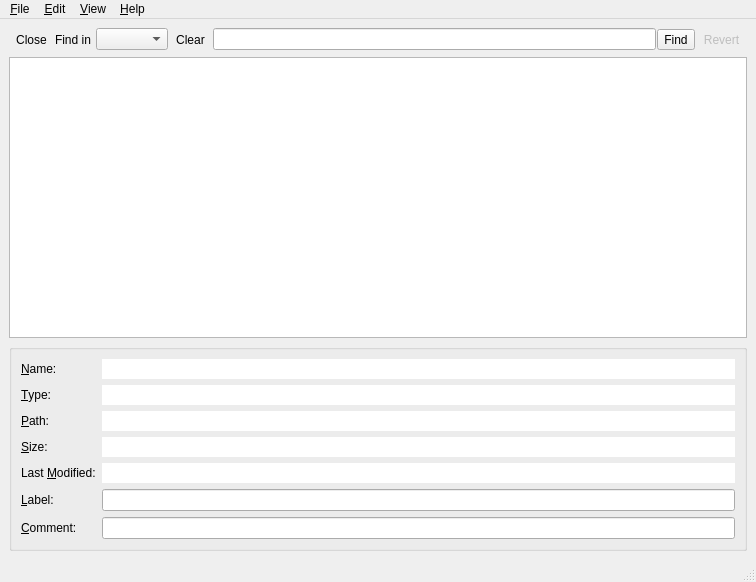
<ui version="4.0" >
 <class>MainWindow</class>
 <widget class="QMainWindow" name="MainWindow" >
  <property name="geometry" >
   <rect>
    <x>0</x>
    <y>0</y>
    <width>756</width>
    <height>582</height>
   </rect>
  </property>
  <property name="windowTitle" >
   <string>CD Silo</string>
  </property>
  <property name="windowIcon" >
   <iconset resource="images/images.qrc" >
    <normaloff>:/images/serpentine.png</normaloff>:/images/serpentine.png</iconset>
  </property>
  <widget class="QWidget" name="centralwidget" >
   <layout class="QVBoxLayout" name="verticalLayout" >
    <item>
     <widget class="QWidget" native="1" name="findBar" >
      <layout class="QHBoxLayout" name="horizontalLayout_3" >
       <property name="spacing" >
        <number>1</number>
       </property>
       <property name="margin" >
        <number>0</number>
       </property>
       <item>
        <widget class="QToolButton" name="closeFindButton" >
         <property name="text" >
          <string>Close</string>
         </property>
         <property name="icon" >
          <iconset resource="images/images.qrc" >
           <normaloff>:/images/dialog_close.png</normaloff>:/images/dialog_close.png</iconset>
         </property>
         <property name="autoRaise" >
          <bool>true</bool>
         </property>
        </widget>
       </item>
       <item>
        <widget class="QLabel" name="label_8" >
         <property name="text" >
          <string>Find in </string>
         </property>
        </widget>
       </item>
       <item>
        <widget class="QComboBox" name="findIdCombo" />
       </item>
       <item>
        <widget class="QStackedWidget" name="findStack" >
         <widget class="QWidget" name="textPage" >
          <layout class="QHBoxLayout" name="horizontalLayout" >
           <property name="spacing" >
            <number>1</number>
           </property>
           <property name="margin" >
            <number>0</number>
           </property>
           <item>
            <widget class="QToolButton" name="clearFindButton" >
             <property name="statusTip" >
              <string>Clear find text</string>
             </property>
             <property name="text" >
              <string>Clear</string>
             </property>
             <property name="icon" >
              <iconset resource="images/images.qrc" >
               <normaloff>:/images/locationbar_erase.png</normaloff>:/images/locationbar_erase.png</iconset>
             </property>
             <property name="autoRaise" >
              <bool>true</bool>
             </property>
            </widget>
           </item>
           <item>
            <widget class="QLineEdit" name="findEdit" />
           </item>
          </layout>
         </widget>
         <widget class="QWidget" name="timePage" >
          <layout class="QHBoxLayout" name="horizontalLayout_2" >
           <property name="spacing" >
            <number>1</number>
           </property>
           <property name="margin" >
            <number>0</number>
           </property>
           <item>
            <widget class="QComboBox" name="findDateTypeCombo" />
           </item>
           <item>
            <widget class="QDateTimeEdit" name="findDateTimeEdit" >
             <property name="calendarPopup" >
              <bool>true</bool>
             </property>
            </widget>
           </item>
           <item>
            <spacer name="horizontalSpacer" >
             <property name="orientation" >
              <enum>Qt::Horizontal</enum>
             </property>
             <property name="sizeHint" stdset="0" >
              <size>
               <width>40</width>
               <height>20</height>
              </size>
             </property>
            </spacer>
           </item>
          </layout>
         </widget>
         <widget class="QWidget" name="sizePage" >
          <layout class="QHBoxLayout" name="horizontalLayout_4" >
           <property name="spacing" >
            <number>1</number>
           </property>
           <property name="margin" >
            <number>0</number>
           </property>
           <item>
            <widget class="QComboBox" name="findSizeTypeCombo" />
           </item>
           <item>
            <widget class="QDoubleSpinBox" name="findSizeSpin" >
             <property name="sizePolicy" >
              <sizepolicy vsizetype="Fixed" hsizetype="Expanding" >
               <horstretch>0</horstretch>
               <verstretch>0</verstretch>
              </sizepolicy>
             </property>
             <property name="alignment" >
              <set>Qt::AlignRight|Qt::AlignTrailing|Qt::AlignVCenter</set>
             </property>
             <property name="maximum" >
              <double>999999999.000000000000000</double>
             </property>
            </widget>
           </item>
           <item>
            <widget class="QComboBox" name="findUnitCombo" />
           </item>
          </layout>
         </widget>
        </widget>
       </item>
       <item>
        <widget class="QToolButton" name="findButton" >
         <property name="text" >
          <string>Find</string>
         </property>
         <property name="icon" >
          <iconset resource="images/images.qrc" >
           <normaloff>:/images/find.png</normaloff>:/images/find.png</iconset>
         </property>
         <property name="toolButtonStyle" >
          <enum>Qt::ToolButtonTextBesideIcon</enum>
         </property>
        </widget>
       </item>
       <item>
        <widget class="QToolButton" name="undoFindButton" >
         <property name="enabled" >
          <bool>false</bool>
         </property>
         <property name="statusTip" >
          <string>Back to original data set</string>
         </property>
         <property name="text" >
          <string>Revert</string>
         </property>
         <property name="icon" >
          <iconset resource="images/images.qrc" >
           <normaloff>:/images/undo.png</normaloff>:/images/undo.png</iconset>
         </property>
         <property name="autoRaise" >
          <bool>true</bool>
         </property>
        </widget>
       </item>
      </layout>
     </widget>
    </item>
    <item>
     <widget class="QTableView" name="tableView" >
      <property name="sizePolicy" >
       <sizepolicy vsizetype="Expanding" hsizetype="Expanding" >
        <horstretch>1</horstretch>
        <verstretch>1</verstretch>
       </sizepolicy>
      </property>
      <property name="alternatingRowColors" >
       <bool>true</bool>
      </property>
      <property name="selectionBehavior" >
       <enum>QAbstractItemView::SelectRows</enum>
      </property>
      <property name="horizontalScrollMode" >
       <enum>QAbstractItemView::ScrollPerPixel</enum>
      </property>
     </widget>
    </item>
    <item>
     <widget class="QGroupBox" name="editGroup" >
      <layout class="QFormLayout" name="formLayout" >
       <property name="fieldGrowthPolicy" >
        <enum>QFormLayout::AllNonFixedFieldsGrow</enum>
       </property>
       <item row="0" column="0" >
        <widget class="QLabel" name="label" >
         <property name="text" >
          <string>&amp;Name:</string>
         </property>
         <property name="buddy" >
          <cstring>fileNameEdit</cstring>
         </property>
        </widget>
       </item>
       <item row="0" column="1" >
        <widget class="QLineEdit" name="fileNameEdit" >
         <property name="sizePolicy" >
          <sizepolicy vsizetype="Fixed" hsizetype="Expanding" >
           <horstretch>2</horstretch>
           <verstretch>0</verstretch>
          </sizepolicy>
         </property>
         <property name="frame" >
          <bool>false</bool>
         </property>
         <property name="readOnly" >
          <bool>true</bool>
         </property>
        </widget>
       </item>
       <item row="1" column="0" >
        <widget class="QLabel" name="label_9" >
         <property name="text" >
          <string>&amp;Type:</string>
         </property>
         <property name="buddy" >
          <cstring>fileTypeEdit</cstring>
         </property>
        </widget>
       </item>
       <item row="1" column="1" >
        <widget class="QLineEdit" name="fileTypeEdit" >
         <property name="sizePolicy" >
          <sizepolicy vsizetype="Fixed" hsizetype="Expanding" >
           <horstretch>1</horstretch>
           <verstretch>0</verstretch>
          </sizepolicy>
         </property>
         <property name="frame" >
          <bool>false</bool>
         </property>
         <property name="readOnly" >
          <bool>true</bool>
         </property>
        </widget>
       </item>
       <item row="2" column="0" >
        <widget class="QLabel" name="label_2" >
         <property name="text" >
          <string>&amp;Path:</string>
         </property>
         <property name="buddy" >
          <cstring>filePathEdit</cstring>
         </property>
        </widget>
       </item>
       <item row="2" column="1" >
        <widget class="QLineEdit" name="filePathEdit" >
         <property name="frame" >
          <bool>false</bool>
         </property>
         <property name="readOnly" >
          <bool>true</bool>
         </property>
        </widget>
       </item>
       <item row="3" column="0" >
        <widget class="QLabel" name="fileSizeLabel" >
         <property name="text" >
          <string>&amp;Size:</string>
         </property>
         <property name="buddy" >
          <cstring>fileSizeEdit</cstring>
         </property>
        </widget>
       </item>
       <item row="3" column="1" >
        <widget class="QLineEdit" name="fileSizeEdit" >
         <property name="frame" >
          <bool>false</bool>
         </property>
         <property name="readOnly" >
          <bool>true</bool>
         </property>
        </widget>
       </item>
       <item row="4" column="0" >
        <widget class="QLabel" name="label_6" >
         <property name="text" >
          <string>Last &amp;Modified:</string>
         </property>
         <property name="buddy" >
          <cstring>fileDateEdit</cstring>
         </property>
        </widget>
       </item>
       <item row="4" column="1" >
        <widget class="QLineEdit" name="fileDateEdit" >
         <property name="frame" >
          <bool>false</bool>
         </property>
         <property name="readOnly" >
          <bool>true</bool>
         </property>
        </widget>
       </item>
       <item row="5" column="0" >
        <widget class="QLabel" name="label_4" >
         <property name="text" >
          <string>&amp;Label:</string>
         </property>
         <property name="buddy" >
          <cstring>fileLabelEdit</cstring>
         </property>
        </widget>
       </item>
       <item row="5" column="1" >
        <widget class="QLineEdit" name="fileLabelEdit" />
       </item>
       <item row="6" column="0" >
        <widget class="QLabel" name="label_5" >
         <property name="text" >
          <string>&amp;Comment:</string>
         </property>
         <property name="buddy" >
          <cstring>fileCommentEdit</cstring>
         </property>
        </widget>
       </item>
       <item row="6" column="1" >
        <widget class="QLineEdit" name="fileCommentEdit" />
       </item>
      </layout>
     </widget>
    </item>
   </layout>
   <zorder>tableView</zorder>
   <zorder>findBar</zorder>
   <zorder>editGroup</zorder>
  </widget>
  <widget class="QMenuBar" name="menubar" >
   <property name="geometry" >
    <rect>
     <x>0</x>
     <y>0</y>
     <width>756</width>
     <height>19</height>
    </rect>
   </property>
   <widget class="QMenu" name="menuFile" >
    <property name="title" >
     <string>&amp;File</string>
    </property>
    <addaction name="actionNew" />
    <addaction name="actionOpen" />
    <addaction name="actionSave" />
    <addaction name="separator" />
    <addaction name="actionExit" />
   </widget>
   <widget class="QMenu" name="menuView" >
    <property name="title" >
     <string>&amp;View</string>
    </property>
    <addaction name="actionEditView" />
    <addaction name="separator" />
    <addaction name="actionResizeColumns" />
    <addaction name="actionResizeRows" />
   </widget>
   <widget class="QMenu" name="menuEdit" >
    <property name="title" >
     <string>&amp;Edit</string>
    </property>
    <addaction name="actionAdd" />
    <addaction name="actionDelete" />
    <addaction name="separator" />
    <addaction name="actionFind" />
    <addaction name="actionAdvancedFind" />
    <addaction name="actionEnableSorting" />
   </widget>
   <widget class="QMenu" name="menuHelp" >
    <property name="title" >
     <string>&amp;Help</string>
    </property>
    <addaction name="actionAbout" />
    <addaction name="actionAboutQt" />
   </widget>
   <addaction name="menuFile" />
   <addaction name="menuEdit" />
   <addaction name="menuView" />
   <addaction name="menuHelp" />
  </widget>
  <widget class="QStatusBar" name="statusbar" />
  <action name="actionNew" >
   <property name="icon" >
    <iconset resource="images/images.qrc" >
     <normaloff>:/images/filenew.png</normaloff>:/images/filenew.png</iconset>
   </property>
   <property name="text" >
    <string>New</string>
   </property>
   <property name="statusTip" >
    <string>Create a new data set</string>
   </property>
  </action>
  <action name="actionOpen" >
   <property name="icon" >
    <iconset resource="images/images.qrc" >
     <normaloff>:/images/fileopen.png</normaloff>:/images/fileopen.png</iconset>
   </property>
   <property name="text" >
    <string>Open...</string>
   </property>
   <property name="statusTip" >
    <string>Continue a previous data set</string>
   </property>
  </action>
  <action name="actionSave" >
   <property name="icon" >
    <iconset resource="images/images.qrc" >
     <normaloff>:/images/filesave.png</normaloff>:/images/filesave.png</iconset>
   </property>
   <property name="text" >
    <string>Save</string>
   </property>
   <property name="statusTip" >
    <string>Save current data set</string>
   </property>
  </action>
  <action name="actionExit" >
   <property name="icon" >
    <iconset resource="images/images.qrc" >
     <normaloff>:/images/application_exit.png</normaloff>:/images/application_exit.png</iconset>
   </property>
   <property name="text" >
    <string>Exit</string>
   </property>
   <property name="statusTip" >
    <string>Exit this program</string>
   </property>
  </action>
  <action name="actionEditView" >
   <property name="checkable" >
    <bool>true</bool>
   </property>
   <property name="icon" >
    <iconset resource="images/images.qrc" >
     <normaloff>:/images/edit.png</normaloff>:/images/edit.png</iconset>
   </property>
   <property name="text" >
    <string>Editor View</string>
   </property>
   <property name="statusTip" >
    <string>Show Editor View to modify data</string>
   </property>
  </action>
  <action name="actionFind" >
   <property name="checkable" >
    <bool>true</bool>
   </property>
   <property name="icon" >
    <iconset resource="images/images.qrc" >
     <normaloff>:/images/find.png</normaloff>:/images/find.png</iconset>
   </property>
   <property name="text" >
    <string>Find</string>
   </property>
   <property name="statusTip" >
    <string>Show Find View to find specific data with wildcard format</string>
   </property>
  </action>
  <action name="actionAdd" >
   <property name="icon" >
    <iconset resource="images/images.qrc" >
     <normaloff>:/images/edit_add.png</normaloff>:/images/edit_add.png</iconset>
   </property>
   <property name="text" >
    <string>Add entry</string>
   </property>
   <property name="statusTip" >
    <string>Add an entry to current data set</string>
   </property>
  </action>
  <action name="actionDelete" >
   <property name="icon" >
    <iconset resource="images/images.qrc" >
     <normaloff>:/images/editdelete.png</normaloff>:/images/editdelete.png</iconset>
   </property>
   <property name="text" >
    <string>Delete selection</string>
   </property>
   <property name="statusTip" >
    <string>Delete selected records</string>
   </property>
  </action>
  <action name="actionResizeColumns" >
   <property name="icon" >
    <iconset resource="images/images.qrc" >
     <normaloff>:/images/table.png</normaloff>:/images/table.png</iconset>
   </property>
   <property name="text" >
    <string>Auto resize columns</string>
   </property>
   <property name="statusTip" >
    <string>Resize columns to fit contents</string>
   </property>
  </action>
  <action name="actionEnableSorting" >
   <property name="checkable" >
    <bool>true</bool>
   </property>
   <property name="icon" >
    <iconset resource="images/images.qrc" >
     <normaloff>:/images/next.png</normaloff>:/images/next.png</iconset>
   </property>
   <property name="text" >
    <string>Enable sorting</string>
   </property>
   <property name="statusTip" >
    <string>Enable in-table sorting</string>
   </property>
  </action>
  <action name="actionAbout" >
   <property name="icon" >
    <iconset resource="images/images.qrc" >
     <normaloff>:/images/help_about.png</normaloff>:/images/help_about.png</iconset>
   </property>
   <property name="text" >
    <string>About</string>
   </property>
  </action>
  <action name="actionAboutQt" >
   <property name="icon" >
    <iconset resource="images/images.qrc" >
     <normaloff>:/images/qt-cube.png</normaloff>:/images/qt-cube.png</iconset>
   </property>
   <property name="text" >
    <string>About Qt</string>
   </property>
  </action>
  <action name="actionResizeRows" >
   <property name="icon" >
    <iconset resource="images/images.qrc" >
     <normaloff>:/images/table.png</normaloff>:/images/table.png</iconset>
   </property>
   <property name="text" >
    <string>Auto resize rows</string>
   </property>
   <property name="statusTip" >
    <string>Resize rows to fit contents</string>
   </property>
  </action>
  <action name="actionAdvancedFind" >
   <property name="icon" >
    <iconset resource="images/images.qrc" >
     <normaloff>:/images/filefind.png</normaloff>:/images/filefind.png</iconset>
   </property>
   <property name="text" >
    <string>Advanced Find</string>
   </property>
  </action>
 </widget>
 <tabstops>
  <tabstop>tableView</tabstop>
  <tabstop>fileNameEdit</tabstop>
  <tabstop>fileTypeEdit</tabstop>
  <tabstop>filePathEdit</tabstop>
  <tabstop>fileSizeEdit</tabstop>
  <tabstop>fileDateEdit</tabstop>
  <tabstop>fileLabelEdit</tabstop>
  <tabstop>fileCommentEdit</tabstop>
  <tabstop>closeFindButton</tabstop>
  <tabstop>clearFindButton</tabstop>
  <tabstop>findIdCombo</tabstop>
  <tabstop>findEdit</tabstop>
  <tabstop>findDateTypeCombo</tabstop>
  <tabstop>findDateTimeEdit</tabstop>
  <tabstop>findSizeSpin</tabstop>
  <tabstop>findUnitCombo</tabstop>
  <tabstop>findButton</tabstop>
  <tabstop>undoFindButton</tabstop>
 </tabstops>
 <resources>
  <include location="images/images.qrc" />
 </resources>
 <connections>
  <connection>
   <sender>actionExit</sender>
   <signal>triggered()</signal>
   <receiver>MainWindow</receiver>
   <slot>close()</slot>
   <hints>
    <hint type="sourcelabel" >
     <x>-1</x>
     <y>-1</y>
    </hint>
    <hint type="destinationlabel" >
     <x>348</x>
     <y>289</y>
    </hint>
   </hints>
  </connection>
  <connection>
   <sender>actionEditView</sender>
   <signal>toggled(bool)</signal>
   <receiver>editGroup</receiver>
   <slot>setVisible(bool)</slot>
   <hints>
    <hint type="sourcelabel" >
     <x>-1</x>
     <y>-1</y>
    </hint>
    <hint type="destinationlabel" >
     <x>348</x>
     <y>434</y>
    </hint>
   </hints>
  </connection>
  <connection>
   <sender>actionFind</sender>
   <signal>toggled(bool)</signal>
   <receiver>findBar</receiver>
   <slot>setVisible(bool)</slot>
   <hints>
    <hint type="sourcelabel" >
     <x>-1</x>
     <y>-1</y>
    </hint>
    <hint type="destinationlabel" >
     <x>348</x>
     <y>32</y>
    </hint>
   </hints>
  </connection>
  <connection>
   <sender>closeFindButton</sender>
   <signal>clicked()</signal>
   <receiver>actionFind</receiver>
   <slot>toggle()</slot>
   <hints>
    <hint type="sourcelabel" >
     <x>20</x>
     <y>28</y>
    </hint>
    <hint type="destinationlabel" >
     <x>-1</x>
     <y>-1</y>
    </hint>
   </hints>
  </connection>
  <connection>
   <sender>clearFindButton</sender>
   <signal>clicked()</signal>
   <receiver>findEdit</receiver>
   <slot>clear()</slot>
   <hints>
    <hint type="sourcelabel" >
     <x>165</x>
     <y>49</y>
    </hint>
    <hint type="destinationlabel" >
     <x>266</x>
     <y>48</y>
    </hint>
   </hints>
  </connection>
  <connection>
   <sender>findEdit</sender>
   <signal>returnPressed()</signal>
   <receiver>findButton</receiver>
   <slot>click()</slot>
   <hints>
    <hint type="sourcelabel" >
     <x>369</x>
     <y>36</y>
    </hint>
    <hint type="destinationlabel" >
     <x>652</x>
     <y>49</y>
    </hint>
   </hints>
  </connection>
 </connections>
</ui>
